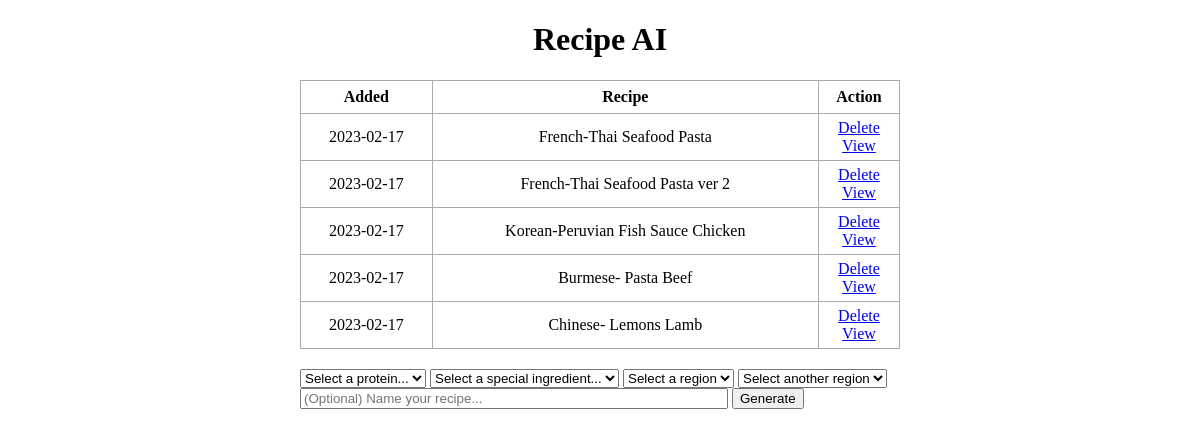
The page / on the database its author committed.
### app.py (models this page shows, shortened)
class Todo(db.Model):
    id = db.Column(db.Integer, primary_key=True)
    options = db.Column(db.String(100), nullable=False)
    name = db.Column(db.String(100), nullable=False, default="Anonymous")
    content = db.Column(db.String(600), nullable=False)
    date_created = db.Column(db.DateTime, default=datetime.utcnow)

### app.py (the view)
@app.route('/', methods=['POST', 'GET'])
def index():
    if request.method == 'POST':
        protein_option = request.form['protein_option']
        special_ingredient = request.form['special_ingredient']
        region_one = request.form['region_one']
        region_two = request.form['region_two']
        recipe_options = f'{protein_option}, {special_ingredient}, {region_one}, {region_two}'
        if(region_two == 'None'):
            region_two = ''
        recipe_name = request.form['name']
        if(recipe_name == ''):
            recipe_name = f'{region_one}-{region_two} {special_ingredient} {protein_option}'
        prompt = openAI_prompt(protein_option, special_ingredient, region_one, region_two)
        headers = {'Content-Type': 'application/json', 'Authorization': f"Bearer {OPENAI_API_KEY}"}
        data = json.dumps({
            "model": "text-davinci-002",
            "prompt": prompt,
            "temperature": 0.5,
            "max_tokens": 600
        })
        response = requests.post('https://api.openai.com/v1/completions', headers=headers, data=data)
        if response.status_code != 200: # error response
            abort(500, description='There was an issue generating your recipe')
        else:   # if no errors greate a new recipe w/ name, options, & content
            recipe_content = response.json()['choices'][0]['text']
            new_recipe = Todo(options=recipe_options, name=recipe_name, content=recipe_content)
            try:
                db.session.add(new_recipe)
                db.session.commit()
                return redirect('/')  # redirects to homepage
            except:
                abort(500, description='There was an issue creating your recipe')
    else:  # display previously generated recipes
        recipe = Todo.query.order_by(Todo.date_created).all()
        return render_template('index.html', tasks=recipe)

### templates/index.html (shortened to what this page needs)
{% extends 'base.html' %}
{% block body %}
<div class="content">
    <h1 style="text-align: center">Recipe AI</h1>
    {% if tasks|length < 1 %}
    <h4 style="text-align: center">There are no recipes. Create one below!</h4>
    {% else %}
    <table>
        <tr>
            <th>Added</th>
            <th>Recipe</th>
            <th>Action</th>
        </tr>
        {% for task in tasks %}
            <tr>
                <td>{{ task.date_created.date() }}</td>
                <td>{{ task.name }}</td>
                <td>
                    <a href="/delete/{{task.id}}">Delete</a>
                    <br>
                    <a href="/view/{{task.id}}">View</a>
                </td>
            </tr>
        {% endfor %}
    </table>
    {% endif %}
 <form action="/" method="POST">
        <div class="form">
            <select name="protein_option" style="display: inline-block;">
            <option value="" selected disabled>Select a protein...</option>
            </select>
            <select name="special_ingredient" style="display: inline-block;">
            <option value="" selected disabled>Select a special ingredient...</option>
            </select>
            <select name="region_one" style="display: inline-block;">
            <option value="" selected disabled>Select a region</option>
            </select>
            <select name="region_two" style="display: inline-block;">
            <option value="" selected disabled>Select another region</option>
            </select>
        </div>
        <input type="text" name="name" id="content" placeholder="(Optional) Name your recipe...">
        <input type="submit" value="Generate">
    </form>
</div>
{% endblock %}

### templates/base.html (shortened to what this page needs)
<!DOCTYPE html>
<html lang="en">
<head>
    <link rel="stylesheet" href="{{ url_for('static', filename='css/main.css') }}">
</head>
<body>
    {% block body %}{% endblock %}
</body>
</html>

### static/css/main.css (style rules this page uses)
body, html { margin: 0; front-family: sans-serif; background-color: white; }
.content { margin: 0 auto; width: 600px; }
table, td, th { border: 1px solid #aaa; }
table { border-collapse: collapse; width: 100%; }
th { height: 30px; }
td { text-align: center; padding: 5px; }
.form { margin-top: 20px; }
#content { width: 70%; }

### rows shown on the page
Todo: date_created "2023-02-17", name "French-Thai Seafood Pasta"
Todo: date_created "2023-02-17", name "French-Thai Seafood Pasta ver 2"
Todo: date_created "2023-02-17", name "Korean-Peruvian Fish Sauce Chicken"
Todo: date_created "2023-02-17", name "Burmese- Pasta Beef"
Todo: date_created "2023-02-17", name "Chinese- Lemons Lamb"
